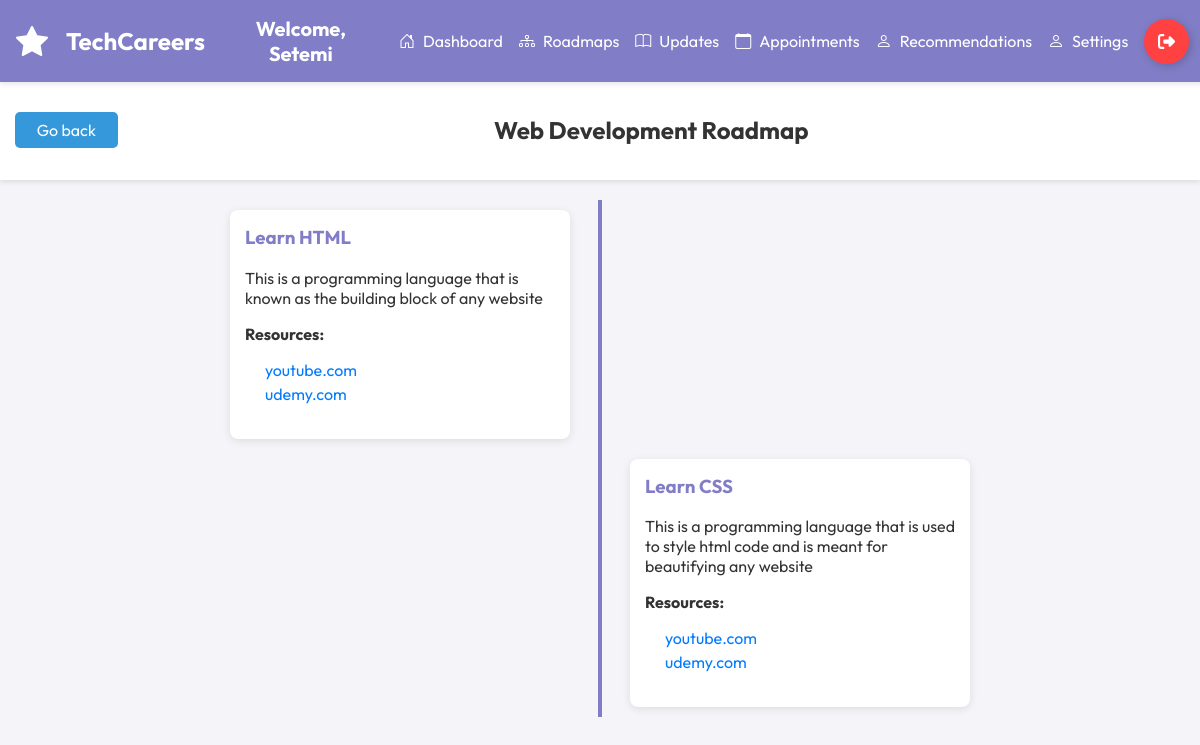
The page /Dashboard/roadmap.php?course_id=34 (signed in) on the database its author committed.
### tables this page shows
CREATE TABLE `student` (
  `student_id` int(11) NOT NULL,
  `name` varchar(100) DEFAULT NULL,
  `age` int(11) DEFAULT NULL,
  `gender` varchar(10) DEFAULT NULL,
  `university_email` varchar(100) DEFAULT NULL,
  `phone` varchar(15) DEFAULT NULL,
  `password` varchar(255) NOT NULL,
  `role` varchar(11) NOT NULL
);

CREATE TABLE `courses` (
  `id` int(11) NOT NULL,
  `course_name` varchar(255) NOT NULL,
  `course_image` varchar(255) NOT NULL,
  `syllabus_pdf` varchar(255) DEFAULT NULL,
  `difficulty_level` enum('beginner','intermediate','advanced') DEFAULT NULL,
  `duration_hours` int(11) DEFAULT NULL,
  `provider` varchar(255) DEFAULT NULL,
  `description` text DEFAULT NULL,
  `rating` decimal(3,1) DEFAULT NULL,
  `learning_style` enum('visual','reading','interactive','combination') DEFAULT NULL,
  `career_path` enum('entry_level','career_switch','skill_enhancement','personal_projects','entrepreneurship') DEFAULT NULL
);

CREATE TABLE `course_roadmap` (
  `id` int(11) NOT NULL,
  `course_id` int(11) DEFAULT NULL,
  `topic` varchar(255) NOT NULL,
  `description` text DEFAULT NULL,
  `resource_links` text DEFAULT NULL
);

### Dashboard/roadmap.php (the view, shortened to what this page needs)
<?php
include '../LoginPage/conn.php';
$username = $_SESSION['username'];
$stmt = $conn->prepare("SELECT name FROM student WHERE name = ?");
$stmt->bind_param("s", $username);
$stmt->execute();
$result = $stmt->get_result();
if ($result->num_rows === 1) {
    $student = $result->fetch_assoc();
} else {
    session_destroy();
    header("Location: ../LoginPage/index.php?error=" . urlencode("Session expired. Please log in again."));
    exit();
}
$course_id = intval($_GET['course_id']);
$courseQuery = $conn->prepare("SELECT course_name FROM courses WHERE id = ?");
$courseQuery->bind_param("i", $course_id);
$courseQuery->execute();
$courseResult = $courseQuery->get_result();
$course = $courseResult->fetch_assoc();
$roadmapQuery = $conn->prepare("SELECT topic, description, resource_links FROM course_roadmap WHERE course_id = ? ORDER BY id ASC");
$roadmapQuery->bind_param("i", $course_id);
$roadmapQuery->execute();
$roadmapResult = $roadmapQuery->get_result();
$steps = [];
while ($row = $roadmapResult->fetch_assoc()) {
    $row['resource_links'] = explode(',', $row['resource_links']);
    $steps[] = $row;
}
?>
<!DOCTYPE html>
<html lang="en">
<head>
    <link rel="stylesheet" href="../css/userstyle.css">
</head>
<body>
    <?php include 'menu-bar.php'; ?>
    <div class="main-content">
        <header>
        <a href="paths.php" class="cta-button">Go back</a>
        <h2><?php echo htmlspecialchars($course['course_name']); ?> Roadmap</h2>
        </header>
    <div class="timeline">
            <?php foreach ($steps as $step): ?>
                <div class="timeline-item">
                    <div class="timeline-content">
                        <h3><?php echo htmlspecialchars($step['topic']); ?></h3>
                        <p><?php echo htmlspecialchars($step['description']); ?></p>
                        <strong>Resources:</strong>
                        <ul class="resource-links">
                            <?php foreach ($step['resource_links'] as $link): ?>
                                <li>
                                    <a href="<?php echo trim($link); ?>" target="_blank">
                                        <?php echo htmlspecialchars($link); ?>
                                    </a>
                                </li>
                            <?php endforeach; ?>
                        </ul>
                    </div>
                </div>
            <?php endforeach; ?>
        </div>
    </div>
</body>
</html>

### Dashboard/menu-bar.php (shortened to what this page needs)
<link rel="stylesheet" href="https://cdn.jsdelivr.net/npm/bootstrap-icons@1.11.3/font/bootstrap-icons.min.css">
<link rel="stylesheet" href="https://cdnjs.cloudflare.com/ajax/libs/font-awesome/6.4.0/css/all.min.css">
</head>
<body>
    <header class="header">
        <div class="header-container">
            <div class="header-left">
                <a href="main.php" class="brand-logo">
                    <i class="bi bi-star-fill"></i>
                    <span>TechCareers</span>
                </a>
            </div>
            <div>
                <h2>Welcome, <?php echo isset($student['name']) ? htmlspecialchars($student['name']) : 'Guest'; ?></h2>
            </div>
            <div>
            <nav>
                <div class="nav-links">
                    <a href="main.php" class="nav-link <?php echo basename($_SERVER['PHP_SELF']) == 'main.php' ? 'active' : '' ?>">
                        <i class="bi bi-house-door"></i>Dashboard
                    </a>
                    <a href="paths.php" class="nav-link <?php echo basename($_SERVER['PHP_SELF']) == 'paths.php' ? 'active' : '' ?>">
                        <i class="bi bi-diagram-3"></i>Roadmaps
                    </a>
                    <a href="updates.php" class="nav-link <?php echo basename($_SERVER['PHP_SELF']) == 'updates.php' ? 'active' : '' ?>">
                        <i class="bi bi-book"></i>Updates
                    </a>
                    <a href="appointments.php" class="nav-link <?php echo basename($_SERVER['PHP_SELF']) == 'appointments.php' ? 'active' : '' ?>">
                        <i class="bi bi-calendar"></i>Appointments
                    </a>
                    <a href="recommendations.php" class="nav-link <?php echo basename($_SERVER['PHP_SELF']) == 'recommendations.php' ? 'active' : '' ?>">
                        <i class="bi bi-person"></i>Recommendations
                    </a>
                    <a href="profile.php" class="nav-link <?php echo basename($_SERVER['PHP_SELF']) == 'profile.php' ? 'active' : '' ?>">
                        <i class="bi bi-person"></i>Settings
                    </a>
                </div>
            </nav>
            </div>
            <div style="width: 7.5%" class="logout-main">
                <a href="logout.php">
                    <button class="Btn" href="logout.php">
                        <div class="sign"></div>
                    </button>
                </a>
            </div>
        </div>
    </header>

### css/userstyle.css (style rules this page uses)
body { margin: 0; font-family: "Outfit", serif; background-color: #f4f4f9; color: #333; display: flex; flex-direction: column; height: 100vh; overflow: hidden; }
a { text-decoration: none; }
.header-left { display: flex; align-items: center; gap: 20px; flex-wrap: wrap; }
.brand-logo { display: flex; align-items: center; gap: 10px; color: white; font-size: 1.2rem; font-weight: bold; margin-right: 20px; }
.header h2 { margin: 0; font-size: 1.25rem; }
.cta-button { display: block; padding: 10px; text-align: center; background-color: #3498db; color: white; border-radius: 5px; text-decoration: none; transition: background-color 0.3s; }
.Btn { display: flex; align-items: center; justify-content: flex-start; width: 45px; height: 45px; border: none; border-radius: 50%; cursor: pointer; position: relative; overflow: hidden; transition-duration: .3s; box-shadow: 2px 2px 10px rgba(0, 0, 0, 0.199); background-color: rgb(255, 65, 65); }
.sign { width: 100%; transition-duration: .3s; display: flex; align-items: center; justify-content: center; }
.sign svg { width: 17px; }

### Dashboard/roadmap.php (style rules this page uses)
header { background: white; padding: 10px; box-shadow: 0px 2px 5px rgba(0, 0, 0, 0.1); margin-bottom: 20px; text-align: center; display: flex; align-items: center; }
header h2 { width: 95%; }
.timeline { position: relative; margin: 20px auto; max-width: 800px; }
.timeline::after { content: ''; position: absolute; width: 4px; background: #817ec7; top: 0; bottom: 0; left: 50%; margin-left: -2px; }
.timeline-item { position: relative; width: 50%; padding: 10px 30px; box-sizing: border-box; }
.timeline-item:nth-child(odd) { left: 0; }
.timeline-item:nth-child(even) { left: 50%; }
.timeline-content { padding: 15px; background: #fff; border-radius: 8px; box-shadow: 0px 2px 8px rgba(0,0,0,0.1); position: relative; }
.timeline-content h3 { margin-top: 0; color: #817ec7; }
.timeline-content ul { padding-left: 20px; }
.timeline-item::before { content: ''; position: absolute; top: 15px; width: 16px; height: 16px; background: #817ec7; border-radius: 50%; left: calc(50% - 8px); }
.resource-links { padding-left: 0; list-style-type: none; }
.resource-links li { word-wrap: break-word; overflow-wrap: break-word; white-space: normal; max-width: 100%; }
.resource-links a { display: inline-block; max-width: 100%; white-space: nowrap; overflow: hidden; text-overflow: ellipsis; color: #007bff; text-decoration: none; }
.cta-button { display: block; padding: 8px 12px; width: 7%; text-align: center; background-color: #3498db; color: white; border-radius: 5px; text-decoration: none; transition: background-color 0.3s; border: none; }

### Dashboard/menu-bar.php (style rules this page uses)
:root { --primary: #817ec7; --white: #ffffff; --dark: #333333; --transition: all 0.3s ease; }
.main-content { flex-grow: 1; padding: 20px; overflow-y: auto; }
header { background: white; padding: 15px; box-shadow: 0px 2px 5px rgba(0, 0, 0, 0.1); margin-bottom: 20px; text-align: center; }
.header-container h2 { color: var(--white); }
.main-content { padding: 0; margin: 0; margin-top: 80px; overflow-x: hidden; }
.header { background-color: var(--primary); padding: 1rem; box-shadow: 0 2px 5px rgba(0, 0, 0, 0.1); position: fixed; width: 100%; }
.header-container { display: flex; justify-content: space-around; align-items: center; max-width: 100%; margin: 0 auto; gap: 1rem; }
.brand-logo { display: flex; align-items: center; color: var(--white); text-decoration: none; }
.brand-logo i { margin-right: 0.5rem; font-size: 2rem; }
.brand-logo span { font-weight: bold; font-size: 1.5rem; }
.nav-links { display: flex; align-items: center; }
.nav-link { color: var(--white); text-decoration: none; margin-left: 1.5rem; position: relative; display: flex; align-items: center; transition: var(--transition); }
.nav-link i { margin-right: 0.5rem; }
.nav-link::after { content: ''; position: absolute; bottom: -5px; left: 0; width: 0; height: 2px; background-color: var(--white); transition: var(--transition); }
.Btn { display: flex; align-items: center; justify-content: flex-start; width: 45px; height: 45px; border: none; border-radius: 50%; cursor: pointer; position: relative; overflow: hidden; transition-duration: .3s; box-shadow: 2px 2px 10px rgba(0, 0, 0, 0.199); background-color: rgb(255, 65, 65); }
.sign { width: 100%; transition-duration: .3s; display: flex; align-items: center; justify-content: center; }
.sign svg { width: 17px; }
@media screen and (max-width: 1300px) { .nav-link { margin-left: 1rem; } }

### rows shown on the page
student: name "Setemi"
courses: course_name "Web Development"
course_roadmap: topic "Learn HTML", description "This is a programming language that is known as the building block of any website", link "youtube.com", link "udemy.com"
course_roadmap: topic "Learn CSS", description "This is a programming language that is used to style html code and is meant for beautifying any website", link "youtube.com", link "udemy.com"
